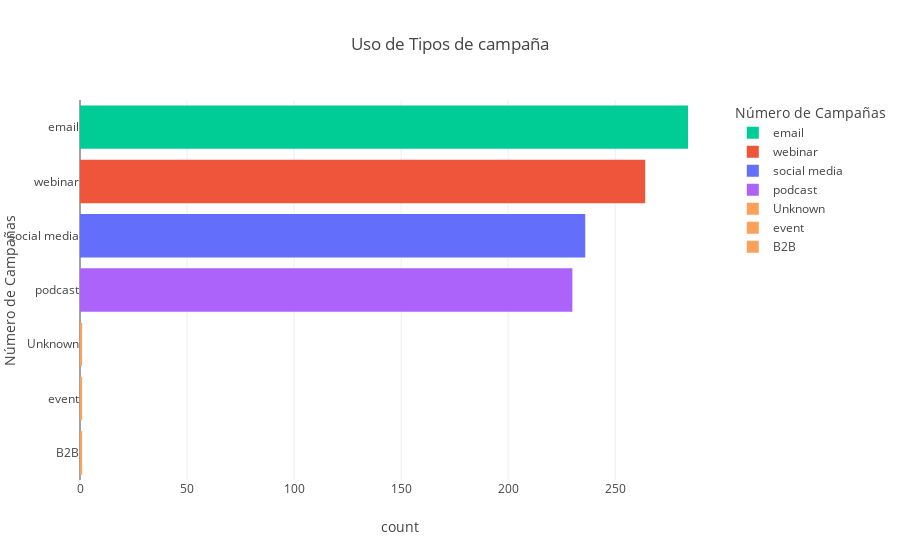

Notebook cell for this chart:
### Code cell
#gráfica de barras que muestre el uso de los diferentes tipos de campaña
fig = px.bar(
    df['type'].value_counts().reset_index(),
    x='count',
    y='type',
    title='Uso de tipos de campañas',
    labels={'index': 'type', 'type': 'Número de Campañas'},
    color='type',
    color_discrete_map=colores_campañas
)
fig.update_layout(title_text='Uso de Tipos de campaña', title_x=0.5)
fig.show()

### Figure 1 — Plotly figure (JSON) as saved in the notebook; plotly's stock layout.template omitted (floating-point values rounded to 4 significant figures)
{"data": [{"hovertemplate": "Número de Campañas=%{y}<br>count=%{x}<extra></extra>", "legendgroup": "email", "marker": {"color": "#00CC96", "pattern": {"shape": ""}}, "name": "email", "orientation": "h", "showlegend": true, "textposition": "auto", "type": "bar", "x": [284], "xaxis": "x", "y": ["email"], "yaxis": "y"}, {"hovertemplate": "Número de Campañas=%{y}<br>count=%{x}<extra></extra>", "legendgroup": "webinar", "marker": {"color": "#EF553B", "pattern": {"shape": ""}}, "name": "webinar", "orientation": "h", "showlegend": true, "textposition": "auto", "type": "bar", "x": [264], "xaxis": "x", "y": ["webinar"], "yaxis": "y"}, {"hovertemplate": "Número de Campañas=%{y}<br>count=%{x}<extra></extra>", "legendgroup": "social media", "marker": {"color": "#636EFA", "pattern": {"shape": ""}}, "name": "social media", "orientation": "h", "showlegend": true, "textposition": "auto", "type": "bar", "x": [236], "xaxis": "x", "y": ["social media"], "yaxis": "y"}, {"hovertemplate": "Número de Campañas=%{y}<br>count=%{x}<extra></extra>", "legendgroup": "podcast", "marker": {"color": "#AB63FA", "pattern": {"shape": ""}}, "name": "podcast", "orientation": "h", "showlegend": true, "textposition": "auto", "type": "bar", "x": [230], "xaxis": "x", "y": ["podcast"], "yaxis": "y"}, {"hovertemplate": "Número de Campañas=%{y}<br>count=%{x}<extra></extra>", "legendgroup": "Unknown", "marker": {"color": "#FFA15A", "pattern": {"shape": ""}}, "name": "Unknown", "orientation": "h", "showlegend": true, "textposition": "auto", "type": "bar", "x": [1], "xaxis": "x", "y": ["Unknown"], "yaxis": "y"}, {"hovertemplate": "Número de Campañas=%{y}<br>count=%{x}<extra></extra>", "legendgroup": "event", "marker": {"color": "#FFA15A", "pattern": {"shape": ""}}, "name": "event", "orientation": "h", "showlegend": true, "textposition": "auto", "type": "bar", "x": [1], "xaxis": "x", "y": ["event"], "yaxis": "y"}, {"hovertemplate": "Número de Campañas=%{y}<br>count=%{x}<extra></extra>", "legendgroup": "B2B", "marker": {"color": "#FFA15A", "pattern": {"shape": ""}}, "name": "B2B", "orientation": "h", "showlegend": true, "textposition": "auto", "type": "bar", "x": [1], "xaxis": "x", "y": ["B2B"], "yaxis": "y"}], "layout": {"barmode": "relative", "legend": {"title": {"text": "Número de Campañas"}, "tracegroupgap": 0}, "title": {"text": "Uso de Tipos de campaña", "x": 0.5}, "xaxis": {"anchor": "y", "domain": [0, 1], "title": {"text": "count"}}, "yaxis": {"anchor": "x", "categoryarray": ["B2B", "event", "Unknown", "podcast", "social media", "webinar", "email"], "categoryorder": "array", "domain": [0, 1], "title": {"text": "Número de Campañas"}}}}
